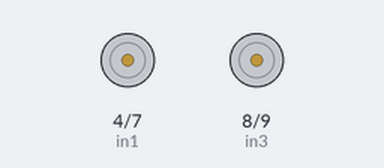
A sketch run on a simulated Arduino Uno, built with avr-gcc and run on an emulated ATmega328P. Shown: motor-driver pin pairs drawn as motors (green arrow = first pin HIGH = forward, orange = second pin HIGH = backward, longer = more drive, scaled by the enable pin).

Above: at 0.02 s.
At 4.17 s:
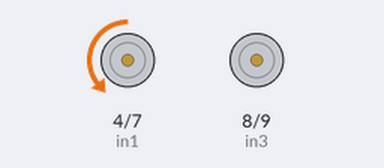
At 7.52 s:
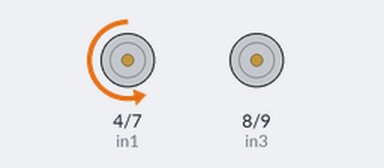
At 15.01 s:
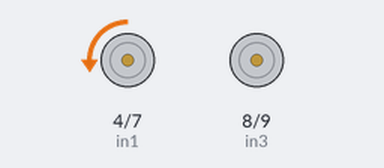
Timing chart, 0 to 16.7 s (numbered marks = the images above):
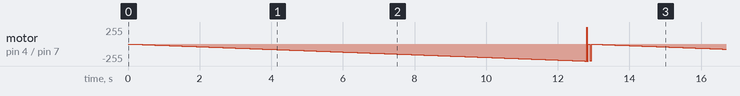

The sketch:

rijdendeWaggie.ino
```cpp
#define enA 6
#define in1 4
#define in2 7
#define enB 5
#define in3 8
#define in4 9

int rotDirection = 0;
int pressed = false;

void setup() {
  pinMode(enA, OUTPUT);
  pinMode(in1, OUTPUT);
  pinMode(in2, OUTPUT);
  pinMode(enB, OUTPUT);
  pinMode(in3, OUTPUT);
  pinMode(in4, OUTPUT);
  // Set initial rotation direction
  digitalWrite(in1, LOW);
  digitalWrite(in2, HIGH);
  digitalWrite(in3, LOW);
  digitalWrite(in4, HIGH);
}

void loop() {
  for( unsigned int i = 0; i < 256; i++){
    analogWrite(enA, i); // Send PWM signal to L298N Enable pin
    // analogWrite(enB, i); // Send PWM signal to L298N Enable pin
    delay(50);
  }
  // If button is pressed - change rotation direction

  if (rotDirection == 0) {
    digitalWrite(in1, HIGH);
    digitalWrite(in2, LOW);
    digitalWrite(in3, HIGH);
    digitalWrite(in4, LOW);
    rotDirection = 1;
    delay(20);
  }
  // If button is pressed - change rotation direction
  if (rotDirection == 1) {
    digitalWrite(in1, LOW);
    digitalWrite(in2, HIGH);
    digitalWrite(in3, LOW);
    digitalWrite(in4, HIGH);
    rotDirection = 0;
    delay(20);
  }
}
```
